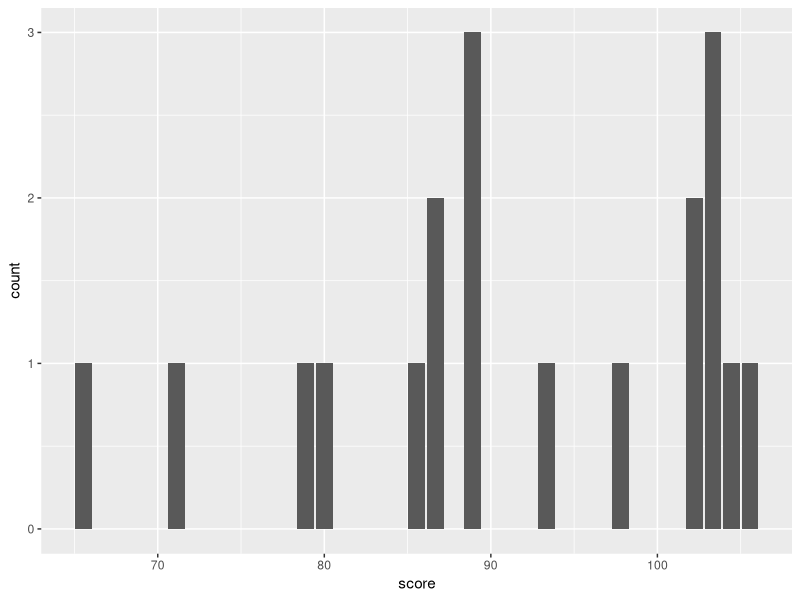

Write the R code that produced this figure.
## ---- chunk 1

library(tidyverse)
library(kableExtra)
library(broom)


## ---- chunk 2


scores <- c(39,35.5,47.5,42,36,38.5,40,46,46.5,46.5,40,32,29.5,40,46,44,47,46.5,39)
percentages <- tibble(score = scores/50*100) 
percentages_5 <- tibble(score = scores/45*100)
percentages_10 <- tibble(score = scores/45*100)

percentages |> skimr::skim()
percentages_5 |> skimr::skim()


## ---- chunk 3
percentages_5 |> 
    ggplot(aes(x = score)) +
    geom_bar()
